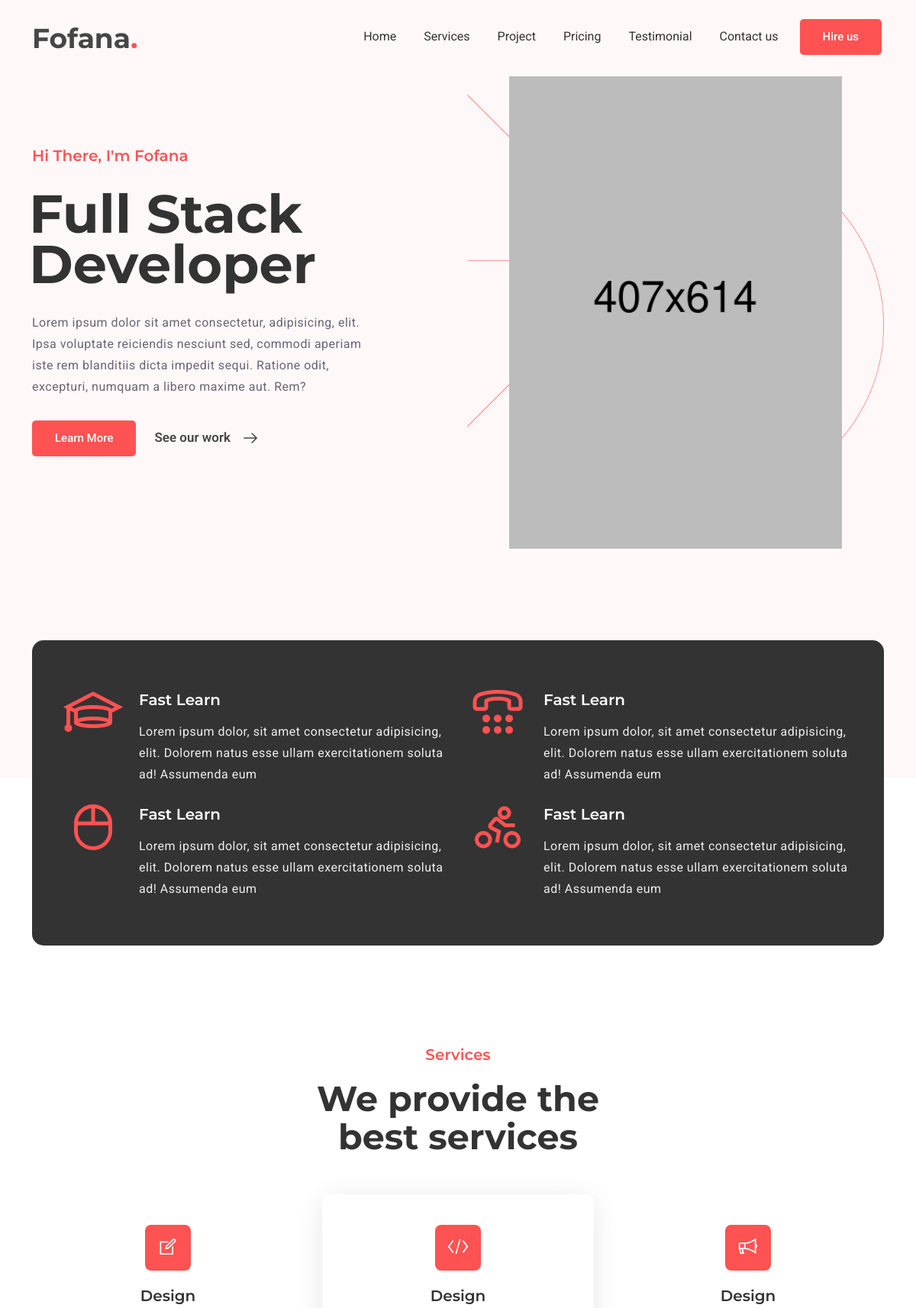
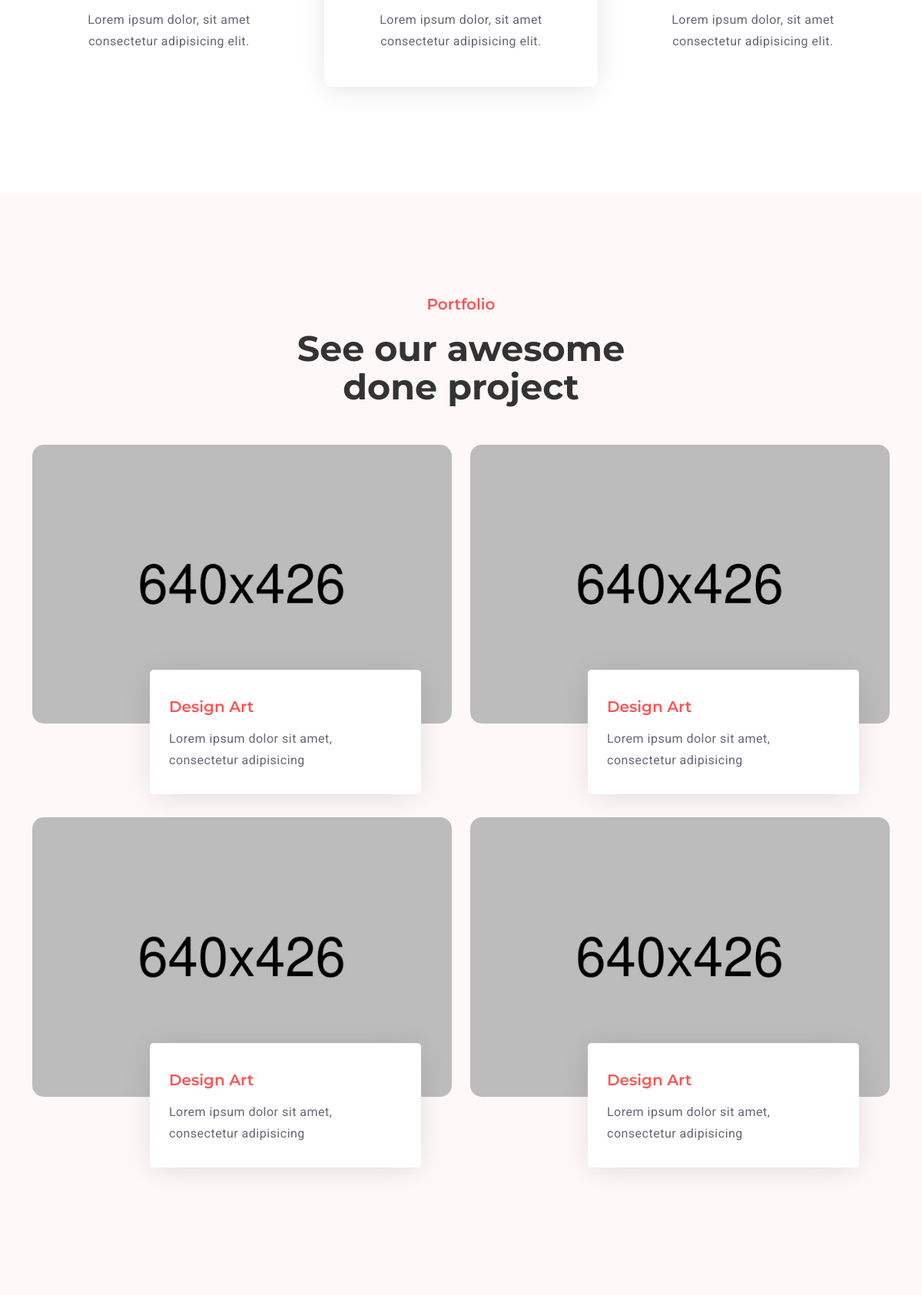
The page / (upper part) on the database its author committed (2 pictures, top to bottom).
### app/models.py (models this page shows)
class Title(models.Model):
    title = models.CharField(max_length=255)

class Text(models.Model):
    title = models.CharField(max_length=255)

class HeaderText(models.Model):
    body = models.TextField(max_length=255)

class About(models.Model):
    title = models.CharField(max_length=255)
    body = models.TextField(max_length=255)

class Services(models.Model):
    title = models.CharField(max_length=255)
    body = models.TextField(max_length=255)

class Portfolio(models.Model):
    body = models.TextField(max_length=255)
    text = models.TextField(max_length=255)

### app/views.py (the view)
# urls.py: path('', main)
def main(request):
    titles = Title.objects.all()
    text = Text.objects.all()
    headerText = HeaderText.objects.all()
    headerImg = HeaderImg.objects.all()
    about = About.objects.all()
    services = Services.objects.all()
    portfolio = Portfolio.objects.all()
    price = Price.objects.all()
    context = {
        'titles': titles,
        'text': text,
        'headerText': headerText,
        'headerImg': headerImg,
        'about': about,
        'services': services,
        'portfolio': portfolio,
        'price': price
    }
    return render(request, 'index.html', context)

### templates/index.html (shortened to what this page needs)
{% load static %}
<!DOCTYPE html>
<html lang="zxx">
	<head>
		<link rel="stylesheet" href="{% static 'css/bootstrap.min.css' %}">
		<link rel="stylesheet" href="{% static 'css/line-awesome.min.css' %}">
		<link rel="stylesheet" href="{% static 'css/magnific-popup.css' %}">
		<link rel="stylesheet" href="{% static 'css/swiper.min.css' %}">
		<link rel="stylesheet" href="{% static 'css/style.css' %}">
	</head>
	<body>
		<div id="navbar" class="navbar navbar-expand-lg">
			<div class="container">
				<a href="#" class="navbar-brand">Fofana<span>.</span></a>
			    <div class="collapse navbar-collapse" id="navbarSupportedContent">
			    	<ul class="navbar-nav ms-auto">
						<li class="nav-item"><a class="nav-link" href="#home">Home</a></li>
						<li class="nav-item"><a class="nav-link" href="#services">Services</a></li>
						<li class="nav-item"><a class="nav-link" href="#project">Project</a></li>
						<li class="nav-item"><a class="nav-link" href="#pricing">Pricing</a></li>
						<li class="nav-item"><a class="nav-link" href="#testimonial">Testimonial</a></li>
						<li class="nav-item"><a class="nav-link" href="#contact">Contact us</a></li>
						<li class="nav-item"><a href="#contact" class="button">Hire us</a></li>
					</ul>
			    </div>
			</div>
		</div>
		<div id="home" class="intro">
			<div class="container">
				<div class="row align-items-center">
					<div class="col-md-6">
						<div class="content">
							{% for title in titles %}
							<h5>{{ title.title }}</h5>
							{% endfor %}
							{% for text in text %}
							<h1>{{text.title}}</h1>
							{% endfor %}
							{% for headerText in headerText %}
							<p>{{headerText.body}}</p>
							{% endfor %}
							<ul>
								<li><button class="button">Learn More</button></li>
								<li><a href="#">See our work <i class="la la-arrow-right"></i></a></li>
							</ul>
						</div>
					</div>
					<div class="col-md-6">
						<div class="content-image">
							<img src="{% static 'img/person.png' %}" alt="">
						</div>
					</div>
				</div>
			</div>
		</div>
		<div id="features" class="features">
			<div class="container">
				<div class="content">
					<div class="row">
						<div class="col-md-6">
							<div class="content-box">
								<div class="icon">
									<i class="las la-graduation-cap"></i>
								</div>
								<div class="text">
									{% for about in about%}
									<h5>{{about.title}}</h5>
									<p>{{about.body}}</p>
									{% endfor %}
								</div>
							</div>
						</div>
						<div class="col-md-6">
							<div class="content-box">
								<div class="icon">
									<i class="la la-tty"></i>
								</div>
								<div class="text">
									{% for about in about%}
									<h5>{{about.title}}</h5>
									<p>{{about.body}}</p>
									{% endfor %}
								</div>
							</div>
						</div>
					</div>
					<div class="row">
						<div class="col-md-6">
							<div class="content-box">
								<div class="icon">
									<i class="la la-mouse"></i>
								</div>
								<div class="text">
									{% for about in about%}
									<h5>{{about.title}}</h5>
									<p>{{about.body}}</p>
									{% endfor %}
								</div>
							</div>
						</div>
						<div class="col-md-6">
							<div class="content-box">
								<div class="icon">
									<i class="la la-biking"></i>
								</div>
								<div class="text">
									{% for about in about%}
									<h5>{{about.title}}</h5>
									<p>{{about.body}}</p>
									{% endfor %}
								</div>
							</div>
						</div>
					</div>
				</div>
			</div>
		</div>
		<div id="services" class="services text-center">
			<div class="container">
				<div class="title">
					<h5>Services</h5>
					<h2>We provide the best services</h2>
				</div>
				<div class="row">
					<div class="col-md-4">
						<div class="content">
							<i class="la la-edit"></i>
							{% for services in services %}
							<h5>{{services.title}}</h5>
							<p>{{services.body}}</p>
							{% endfor %}
						</div>
					</div>
					<div class="col-md-4">
						<div class="content content-center">
							<i class="la la-code"></i>
							{% for services in services %}
							<h5>{{services.title}}</h5>
							<p>{{services.body}}</p>
							{% endfor %}
						</div>
					</div>
					<div class="col-md-4">
						<div class="content">
							<i class="la la-bullhorn"></i>
							{% for services in services %}
							<h5>{{services.title}}</h5>
							<p>{{services.body}}</p>
							{% endfor %}
						</div>
					</div>
				</div>
			</div>
		</div>
		<div id="project" class="portfolio">
			<div class="container">
				<div class="title text-center">
					<h5>Portfolio</h5>
					<h2>See our awesome done project</h2>
				</div>
				<div class="row">
					<div class="col-md-6">
						<a href="{% static 'img/portfolio1.jpg' %}" class="popup-image"><img src="{% static 'img/portfolio1.jpg' %}" alt=""></a>
						<div class="text">
							{%for portfolio in portfolio %}
							<h5>{{portfolio.body}}</h5>
							<p>{{portfolio.text}}</p>
							{% endfor %}
						</div>
					</div>
					<div class="col-md-6">
						<a href="{% static 'img/portfolio2.jpg' %}" class="popup-image"><img src="{% static 'img/portfolio2.jpg' %}" alt=""></a>
						<div class="text">
							{%for portfolio in portfolio %}
							<h5>{{portfolio.body}}</h5>
							<p>{{portfolio.text}}</p>
							{% endfor %}
						</div>
					</div>
				</div>
				<div class="row">
					<div class="col-md-6">
						<a href="{% static 'img/portfolio3.jpg' %}" class="popup-image"><img src="{% static 'img/portfolio3.jpg' %}" alt=""></a>
						<div class="text shadow-2xl">
							{%for portfolio in portfolio %}
							<h5>{{portfolio.body}}</h5>
							<p>{{portfolio.text}}</p>
							{% endfor %}
						</div>
					</div>
					<div class="col-md-6">
						<a href="{% static 'img/portfolio4.jpg' %}" class="popup-image"><img src="{% static 'img/portfolio4.jpg' %}" alt=""></a>
						<div class="text shadow-2xl">
							{%for portfolio in portfolio %}
							<h5>{{portfolio.body}}</h5>
							<p>{{portfolio.text}}</p>
							{% endfor %}
						</div>
					</div>
				</div>
			</div>
		</div>
	</body>
</html>

### static/css/style.css (style rules this page uses)
body { margin: 0; padding: 0; font-size: 16px; font-family: 'Roboto', sans-serif; background: #ffffff; color: #676576; }
h1, h2, h3, h4, h5, h6 { font-family: 'Montserrat', sans-serif; padding: 0; margin: 0; color: #333333; }
h1 { font-size: 70px; line-height: 66px; font-weight: 700; left: -4px; position: relative; }
h2 { font-size: 46px; font-weight: 700; line-height: 50px; }
h5 { font-size: 20px; font-weight: 600; line-height: 46px; }
a { text-decoration: none; color: #464646; }
p { margin: 5px 0; line-height: 28px; letter-spacing: 0.5px; }
ul { padding: 0; margin: 0; }
ul li { list-style: none; }
.button { padding: 12px 30px; background: #ff5252; color: #fff; font-size: 15px; font-weight: 500; border-radius: 5px; border: 0; }
.navbar { background: #fff8f8; padding: 25px 0; position: fixed; width: 100%; z-index: 99; }
.navbar .navbar-brand { font-weight: 700; font-size: 2.25rem; line-height: 2.5rem; font-family: 'Montserrat', sans-serif; }
.navbar .navbar-brand span { color: #ff5252; }
.navbar .navbar-collapse { position: relative; left: -8px; }
.navbar .navbar-nav li { padding: 0 10px; }
.navbar .navbar-nav li a { color: #333333; }
.navbar .navbar-nav li .button { color: #fff; margin-top: -3px; display: inline-block; margin-right: -15px; }
.title h5 { color: #ff5252; margin-bottom: 10px; }
.title h2 { margin-bottom: 50px; }
.intro { background: #fff8f8; padding: 60px 0 300px; }
.intro h5 { color: #ff5252; margin-bottom: 20px; }
.intro p { margin: 30px 0; margin-right: 20%; }
.intro a { font-size: 17px; font-weight: 600; }
.intro a i { position: relative; top: 4px; font-size: 24px; margin-left: 10px; }
.intro ul li { display: inline-block; margin-right: 20px; }
.intro .content-image { background: url(../img/bg-peoples.png) center no-repeat; background-size: 100%; text-align: center; }
.intro .content-image img { width: 80%; }
.features { margin-top: -180px; }
.features .content { border-radius: 15px; padding: 50px 40px; background: #333333; }
.features .content .content-box { position: relative; margin: 5px 0; }
.features .content .icon { float: left; margin-right: 20px; }
.features .content .icon i { color: #ff5252; font-size: 80px; }
.features .content .text { color: #eee; overflow: hidden; }
.features .content .text h5 { color: #ffffff; }
.services { padding: 120px 0 140px; }
.services h2 { margin-left: 30%; margin-right: 30%; }
.services i { background: #ff5252; color: #ffffff; height: 60px; width: 60px; border-radius: 8px; margin-bottom: 10px; line-height: 58px; font-size: 28px; }
.services .content { padding: 40px; }
.services .content-center { border-radius: 10px; box-shadow: 0 5px 38px -6px rgba(0, 0, 0, 0.14); }
.portfolio { background: #fff8f8; padding: 120px 0 140px; }
.portfolio h2 { margin-left: 30%; margin-right: 30%; }
.portfolio img { width: 100%; border-radius: 15px; }
.portfolio .text { border-radius: 5px; margin-left: 153px; margin-right: 40px; padding: 25px; text-align: left; top: -70px; position: relative; background: #fff; margin-bottom: -40px; box-shadow: 0 5px 38px -6px rgba(0, 0, 0, 0.14); }
.portfolio .text h5 { color: #ff5252; }

### rows shown on the page
Title: title "Hi There, I'm Fofana"
Text: title "Full Stack Developer"
HeaderText: body "Lorem ipsum dolor sit amet consectetur, adipisicing, elit. Ipsa voluptate reiciendis nesciunt sed, commodi aperiam iste rem blanditiis dicta impedit sequi. Ratione odit, excepturi, numquam a libero maxime aut. Rem?"
About: title "Fast Learn", body "Lorem ipsum dolor, sit amet consectetur adipisicing, elit. Dolorem natus esse ullam exercitationem soluta ad! Assumenda eum"
Services: title "Design", body "Lorem ipsum dolor, sit amet consectetur adipisicing elit."
Portfolio: body "Design Art", text "Lorem ipsum dolor sit amet, consectetur adipisicing"
